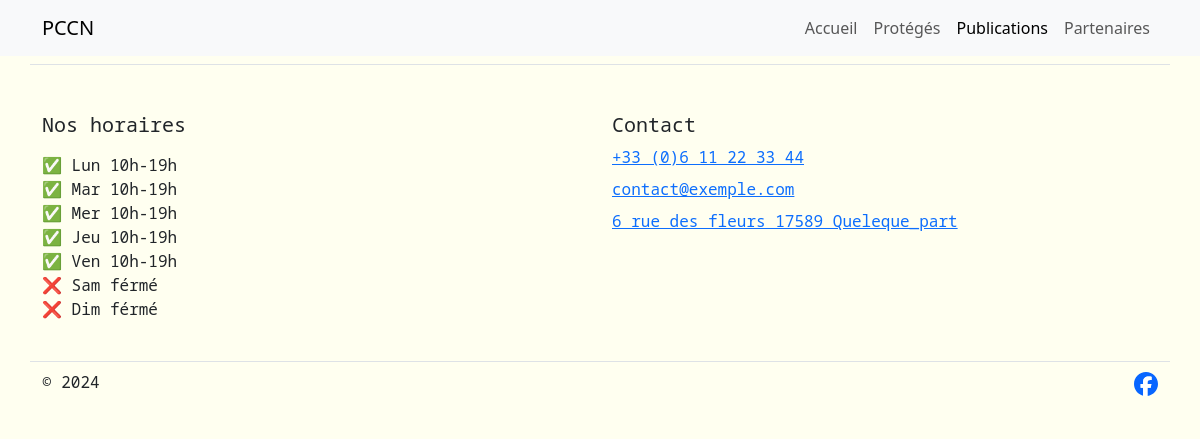
The app's page /publications/, older data.
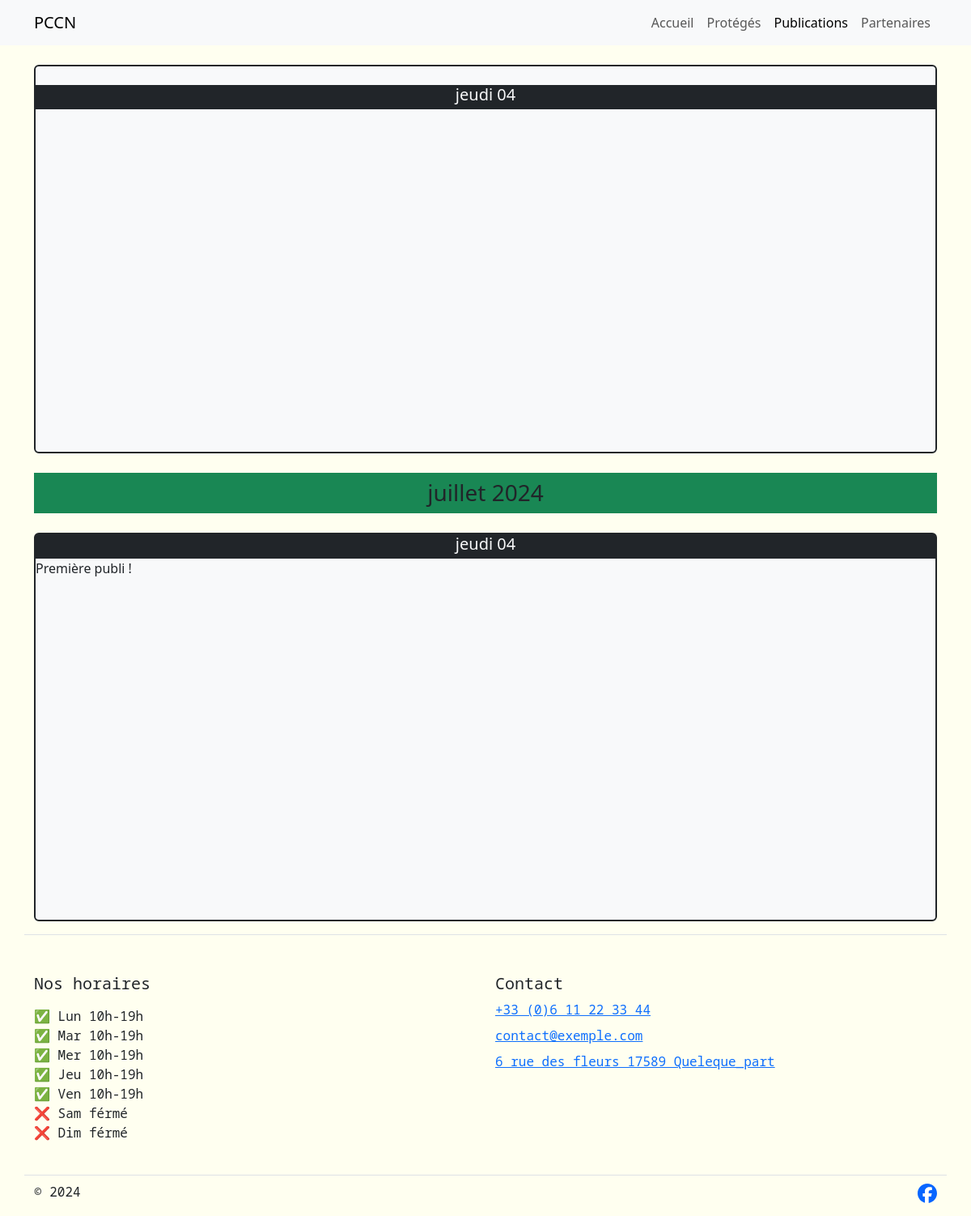
The same page, newer data.
### base/models/home.py (models this page shows, shortened)
class Home(m.Model):
    logo = m.ImageField(upload_to='Home/')
    home_text = m.TextField(verbose_name="Texte d'accueil", default="Bienvenue !")
    location = m.CharField(max_length=255, verbose_name="Adresse", default="6 rue des fleurs 17589 Queleque_part")
    phone_number = m.CharField(max_length=20, verbose_name="Numéro de téléphone", default="+33 (0)6 11 22 33 44")
    email = m.EmailField(verbose_name="e-mail", default="contact@exemple.com")
    opening_hours = m.TextField(verbose_name="Horaire d'ouverture", default=horaires)
    class Meta:
        verbose_name = 'Accueil'
        verbose_name_plural = verbose_name

### base/models/publication.py (models this page shows, shortened)
class Publication(m.Model):
    description = m.TextField()
    post_at = m.DateTimeField(editable=False, auto_now_add=True)
    is_last_of_month = m.BooleanField(default=True, editable=False)
    class Meta:
        ordering = ['-post_at']
    def get_absolute_url(self):
        return reverse('publication', kwargs={'dt_publication': self.post_at})

### base/views/publications.py (the view)
# urls.py: path('publications/', views.publications, name='publications'),
def publications(request):
    page_number = request.GET.get('page', 1)
    paginator = Paginator(Publication.objects.all(), 10)
    page_obj = paginator.get_page(page_number)
    return render(request, 'publications.html', context={'publications': page_obj})

### base/views/global_context.py (called while the page is built)
def global_data(request):
    header = {
        'Accueil': 'home',
        'Protégés': 'animals',
        'Publications': 'publications',
        'Partenaires': 'sponsors',
    }
    return {
        'header_list': header.items(),
        'home_stuffs': Home.objects.first(),
    }

### django_app/converters.py (called while the page is built)
    def to_url(self, value: datetime):
        return value.strftime(self.format)

### base/templates/publications.html (shortened to what this page needs)
{% extends 'base/base.html' %}
{% block content %}
<section id="publications">
    {% for publication in publications %}
    {% if publication.is_last_of_month %}
    <div class="position-sticky bg-success my-4 d-flex align-items-center justify-content-center"
         style="top: 55px; height: 50px; z-index: 2;">
        <h3 class="text-center m-0">{{ publication.post_at|date:"F Y" }}</h3>
    </div>
    {% endif %}
    <article class="bg-light rounded my-3 border border-2 border-dark d-flex flex-column" style="height: 30rem;">
        <div class="position-sticky bg-dark text-light" style="top: 105px; height: 30px; z-index:1;">
            <h5 class="text-center">{{ publication.post_at|date:"l d" }}</h5>
        </div>
        <div class="flex-grow-1">
            {% include 'elements/publication_resume.html' with publi=publication %}
        </div>
    </article>
    {% endfor %}
</section>
{% endblock %}

### base/templates/base/base.html (shortened to what this page needs)
{% load static %}
<!doctype html>
<html lang="fr">
<head>
    <link href="https://cdn.jsdelivr.net/npm/bootstrap@5.3.3/dist/css/bootstrap.min.css" rel="stylesheet"
>
    <link rel="stylesheet" href="{% static 'css/base.css' %}">
</head>
<body>
{% include 'base/navbar.html' %}
<main class="container" style="{% block main-styles %}padding-top: 4rem{% endblock %}">
    {% block content %}
    {% endblock %}
</main>
{% include 'base/footer.html' %}
</body>
</html>

### base/templates/base/navbar.html (shortened to what this page needs)
<header class="fixed-top">
  <nav class="navbar navbar-expand-lg bg-light">
    <div class="container">
      <a class="navbar-brand" href="{% url 'home' %}">PCCN</a>
      <div class="collapse navbar-collapse" id="navbarSupportedContent">
        <ul class="navbar-nav ms-auto mb-2 mb-lg-0">
          {% for onglet, link in header_list %}
          <li class="nav-item">
            <a
                {% if request.resolver_match.url_name in link %}
                aria-current="page"
                class="nav-link active"
                {% else %}
                class="nav-link"
                {% endif %}
                href="{% url link %}">{{onglet}}
            </a>
          </li>
          {% endfor %}
        </ul>
      </div>
    </div>
  </nav>
</header>

### base/templates/elements/publication_resume.html (shortened to what this page needs)
{% with desc=publi.description|linebreaks %}
<div class="h-100 d-flex flex-column position-relative ">
    {% if publi.attachments.count %}
    <div class="w-100" style="max-height: 6.2rem; overflow: hidden;">
        {% if desc|wordcount > 200 %}
        {{ desc|truncatewords:"20" }}
        <p><u>Voir la suite</u></p>
        {% else %}
        {{ desc }}
        {% endif %}
    </div>
    {% with medias=publi.attachments.all %}
    <div class="w-100 flex-fill rounded overflow-hidden">
        {% if medias.count == 1 %}
        <div style="background: url('{{ medias.0.file.url }}') no-repeat center center; background-size: cover; height: 100%;"></div>
        {% elif medias.count == 2 %}
        <div class="row h-100">
            <div class="col-6"
                 style="background: url('{{ medias.0.file.url }}') no-repeat center center; background-size: cover; height: 100%;"></div>
            <div class="col-6"
                 style="background: url('{{ medias.1.file.url }}') no-repeat center center; background-size: cover; height: 100%;"></div>
        </div>
        {% elif medias.count > 2 %}
        <div class="row h-100">
            <div class="h-100 row col-5 p-0 m-0">
                <div class="col-12 p-0"
                     style="background: url('{{ medias.0.file.url }}') no-repeat center center; background-size: cover; height: 50%;"></div>
                <div class="col-12 p-0"
                     style="background: url('{{ medias.1.file.url }}') no-repeat center center; background-size: cover; height: 50%;"></div>
            </div>
            <div class="col-7 p-0 m-0"
                 style="background: url('{{ medias.2.file.url }}') no-repeat center center; background-size: cover; height: 100%;"></div>
        </div>
        {% endif %}
    </div>
    {% endwith %}
    {% else %}
    {% if desc|wordcount > 100 %}
    {{ desc|truncatewords:"100" }}
    <p><u>Voir la suite</u></p>
    {% else %}
    {{ desc }}
    {% endif %}
    {% endif %}
</div>
{% endwith %}

### base/templates/base/footer.html
{% load static %}
<footer class="pt-5 container border-top">
  <div class="row">
    <div class="col-12 col-md-6 mb-3">
      <h5>Nos horaires</h5>
      <p>{{ home_stuffs.opening_hours|linebreaks }}</p>
    </div>
    <div class="col-12 col-md-6 mb-3">
      <h5>Contact</h5>
      <ul class="nav flex-column">
        <li class="nav-item mb-2"><a href="tel:{{ home_stuffs.phone_number }}">{{ home_stuffs.phone_number }}</a></li>
        <li class="nav-item mb-2"><a href="mailto:{{ home_stuffs.email }}">{{ home_stuffs.email }}</a></li>
        <li class="nav-item mb-2"><a href="http://maps.google.com/?q={{ home_stuffs.location }}" target="_blank">{{ home_stuffs.location }}</a></li>
      </ul>
    </div>
    <div class="d-flex flex-column flex-sm-row justify-content-between pt-2 mt-2 border-top col-12">
      <p>© 2024</p>
      <ul class="list-unstyled d-flex">
        <li class="ms-3"><a class="link-dark" href="https://www.facebook.com/poneyschevauxcheznous" target="_blank">
          <img src="{% static 'img/Facebook_icon.svg' %}" style="height: 24px; width: 24px;">
        </a></li>
      </ul>
    </div>
</footer>

### base/static/css/base.css (style rules this page uses)
html, body { height: 100%; }
body { background-color: Ivory; }
footer { font-family: 'Noto Sans Mono' }

Row changes from the older to the newer data that the page shows:
added Publication: post_at "jeudi 04"
added Publication: post_at "juillet 2024", post_at "jeudi 04", description "Première publi !"
